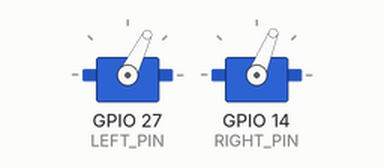
The sketch below on a simulated ESP32. Parts: 2 × servo. Random numbers use the default seed unless the sketch sets one; nothing arrives over Bluetooth unless stated; a phone connects over Bluetooth LE 3 s after start; what the sketch prints to the serial monitor is not drawn.

Above: at 0.05 s.
At 4.45 s:
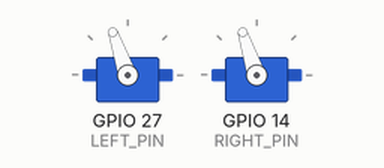
At 8.95 s:
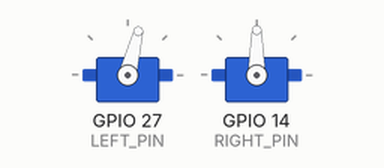
At 19.95 s:
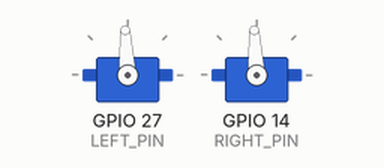
Timing chart, 0 to 26.0 s (numbered marks = the images above):
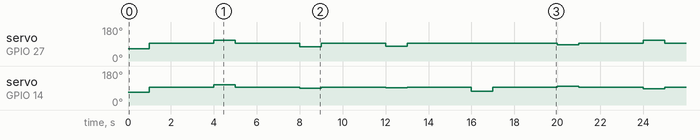

The sketch:

ESPServo.ino
```cpp
#include "ESP32Servo.h"
#include <BLEDevice.h>
#include <BLEUtils.h>
#include <BLEServer.h>

#define LEFT_PIN 27
#define RIGHT_PIN 14
#define STOP 1500

Servo Left;
Servo Right;

unsigned long MoveTime;
unsigned long StopTime;
unsigned long BluetoothTime;
// Bluetooth
BLEServer *pServer = NULL;
BLECharacteristic *Sender = NULL;

const char* BLUETOOTH_SENDER_NAME = "Rock";

const long BLUETOOTH_INTERVAL = 1000; // 1초 간격

// 광고 간격 상수 정의
const uint16_t MIN_INTERVAL = 0x20;
const uint16_t MAX_INTERVAL = 0x30;

// UUID 상수 정의
const BLEUUID SERVICE_UUID((uint16_t)0x1823);
const BLEUUID CHARACTERISTIC_UUID((uint16_t)0x2A56);

void setup()
{
    Left.attach(LEFT_PIN);
    Right.attach(RIGHT_PIN);
    InitializeBluetooth();

    MoveTime = millis();
    RandomMove();
}
void InitializeBluetooth()
{
    BLEDevice::init(BLUETOOTH_SENDER_NAME);  // 디바이스 이름 설정
    pServer = BLEDevice::createServer();

    BLEService *pService = pServer->createService(SERVICE_UUID);  // 서비스 UUID 사용
    Sender = pService->createCharacteristic(
                        CHARACTERISTIC_UUID,  // 특성 UUID 사용
                        BLECharacteristic::PROPERTY_READ |
                        BLECharacteristic::PROPERTY_NOTIFY
                      );

    Sender->setValue("Hello Receiver!");  // 초기 값
    pService->start();

    // 광고 설정
    BLEAdvertising *pAdvertising = BLEDevice::getAdvertising();
    pAdvertising->addServiceUUID(SERVICE_UUID);  // 서비스 UUID 사용
    pAdvertising->setScanResponse(true);

    pAdvertising->setMinInterval(MIN_INTERVAL);    // 최소 광고 간격
    pAdvertising->setMaxInterval(MAX_INTERVAL);    // 최대 광고 간격

    BLEDevice::startAdvertising();
    Serial.println("Bluetooth Initialized");
}
void loop()
{
    Move();
    SendBluetoothData();
    // Backward(1000);
    // Stop(3000);
}

// void Forward(int duration)
// {
//   Left.writeMicroseconds(1600);
//   Right.writeMicroseconds(1350);
//   delay(duration);
// }
// void Backward(int duration)
// {
//   Left.writeMicroseconds(1470 - 145);
//   Right.writeMicroseconds(1470 + 45);
//   delay(duration);
// }


void Move()
{
  unsigned long currentTime = millis();
  bool canMove = currentTime - MoveTime < 1000;
  if(canMove)
  {
    StopTime = currentTime;
    Serial.println("Move");
  }
  else
  {
    bool canStop = currentTime - StopTime < 3000;
    if(canStop)
    {
      Serial.println("Stop");
      Left.writeMicroseconds(STOP);
      Right.writeMicroseconds(STOP);
    }
    else
    {
      Serial.println("Change");
      MoveTime = currentTime;
      RandomMove();
    }
  }
}

void RandomMove()
{
  Left.writeMicroseconds(random(1200, 1800));
  Right.writeMicroseconds(random(1200, 1800));
}
void Stop()
{
  Left.writeMicroseconds(STOP);
  Right.writeMicroseconds(STOP);
}

void SendBluetoothData()
{
    unsigned long currentTime = millis();
    bool canSend = currentTime - BluetoothTime >= BLUETOOTH_INTERVAL;
    if (!canSend) return;

    BluetoothTime = currentTime;
    Sender->notify();
    Serial.println("데이터 전송 중...");
}
```
